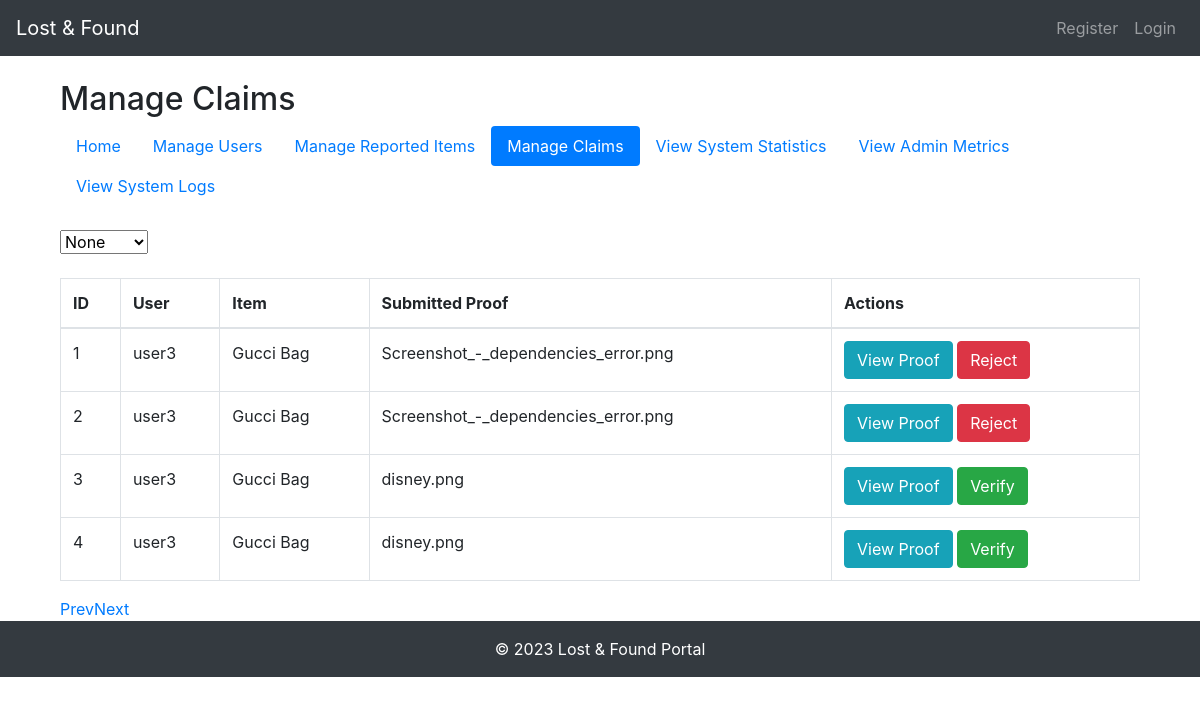
/manage_claims, run on the app's committed database.
### models.py (models this page shows, shortened)
class Claim(db.Model):
    id = db.Column(db.Integer, primary_key=True)
    item_id = db.Column(db.Integer, db.ForeignKey('item.id'))
    user_id = db.Column(db.Integer, db.ForeignKey('user.id'))
    claim_status = db.Column(db.String(50))
    submitted_proof = db.Column(db.String(200))
    item = db.relationship('Item', back_populates='claims')
    user = db.relationship('User', back_populates='claims')

class User(UserMixin, db.Model):
    id = db.Column(db.Integer, primary_key=True)
    first_name = db.Column(db.String(80), unique=False, nullable=False)
    last_name = db.Column(db.String(80), unique=False, nullable=False)
    username = db.Column(db.String(80), unique=True, nullable=False)
    created_at = db.Column(db.DateTime, default=datetime.utcnow)
    email = db.Column(db.String(120), unique=True, nullable=False, index=True, info={'unique_constraint': 'uq_email'})
    phone = db.Column(db.String(20), unique=True, nullable=False)
    password = db.Column(db.String(128), nullable=False)
    is_admin = db.Column(db.Boolean, default=False)
    last_login = db.Column(db.DateTime, nullable=True)
    email_verified = db.Column(db.Boolean, nullable=False, default=False)
    items = db.relationship('Item', backref='reporter', lazy=True)
    profile_visibility = db.Column(db.String(50), default='public', nullable=False)
    sent_messages = db.relationship('Message', foreign_keys='Message.sender_id', backref='sender', lazy='dynamic')
    received_messages = db.relationship('Message', foreign_keys='Message.receiver_id', backref='receiver',
                                        lazy='dynamic')
    claims = db.relationship('Claim', back_populates='user')
    PROFILE_VISIBILITY_CHOICES = ['public', 'private']

class Item(db.Model):
    id = db.Column(db.Integer, primary_key=True)
    name = db.Column(db.String(100), nullable=False, index=True)  # Added index
    description = db.Column(db.String(300), nullable=False, index=True)  # Added index
    category = db.Column(db.String(100), nullable=False, index=True)  # Added index
    location = db.Column(db.String(200), nullable=False, index=True)  # Added index
    time = db.Column(db.DateTime, nullable=False, default=datetime.utcnow)
    created_at = db.Column(db.DateTime, nullable=False, default=datetime.utcnow)
    type = db.Column(db.String(10), nullable=False, index=True)  # This will store values "lost" or "found"
    image_file = db.Column(db.String(20), nullable=True, default='default.jpg')
    user_id = db.Column(db.Integer, db.ForeignKey('user.id'), nullable=False)
    claims = db.relationship('Claim', back_populates='item')

### app.py (the view)
@app.route('/manage_claims')
def manage_claims():
    print(request.args.get('status'))
    page = request.args.get('page', 1, type=int)
    status = request.args.get('status', None)
    if status == 'Verified' or status == 'Rejected' or status == 'Pending':
        claims = Claim.query.filter_by(claim_status=status).paginate(page=page, per_page=10)
    else:
        claims = Claim.query.paginate(page=page, per_page=10)
    return render_template('manage_claims.html', claims=claims, active_page='manage_claims', status=status)

### app.py (called while the page is built)
@app.before_request
def make_session_permanent():
    session.permanent = True
    app.permanent_session_lifetime = timedelta(minutes=15)
    session.modified = True

@app.before_request
def before_request():
    if current_user.is_authenticated:
        g.unread_messages_count = Message.query.filter_by(receiver_id=current_user.id, is_read=False).count()
    else:
        g.unread_messages_count = 0

@app.context_processor
def inject_unread_messages_count():
    if current_user.is_authenticated:
        unread_messages_count = Message.query.filter_by(receiver_id=current_user.id, is_read=False).count()
    else:
        unread_messages_count = 0
    return dict(unread_messages_count=unread_messages_count)

### templates/manage_claims.html (shortened to what this page needs)
{% extends "base.html" %}
{% block content %}
<div class="container mt-4">
    <h2>Manage Claims</h2>
    {% include 'admin_navbar.html' %}
    <form class="mb-4" action="{{ url_for('manage_claims') }}" method="get">
        <select name="status" onchange="this.form.submit()" class="form-select">
            <option value="">{{status}}</option>
        </select>
    </form>
    <table class="table table-bordered table-hover">
        <thead>
        <tr>
            <th>ID</th>
            <th>User</th>
            <th>Item</th>
            <th>Submitted Proof</th>
            <th>Actions</th>
        </tr>
        </thead>
        <tbody>
        {% for claim in claims.items %}
        <tr>
            <td>{{ claim.id }}</td>
            <td>{{ claim.user.username }}</td>
            <td>{{ claim.item.name }}</td>
            <td>{{ claim.submitted_proof }}</td>
            <td>
                {% if claim.submitted_proof %}
                <a href="{{ url_for('uploaded_file', filename=claim.submitted_proof) }}" target="_blank"
                   class="btn btn-info">View Proof</a>
                {% endif %}
                {% if claim.claim_status != 'Verified' %}
                <form method="post" action="{{ url_for('verify_claim', claim_id=claim.id) }}" class="d-inline-block">
                    <button type="submit" class="btn btn-success">Verify</button>
                </form>
                {% endif %}
                {% if claim.claim_status == 'Verified' %}
                <form method="post" action="{{ url_for('reject_claim', claim_id=claim.id) }}" class="d-inline-block">
                    <button type="submit" class="btn btn-danger">Reject</button>
                </form>
                {% endif %}
            </td>
        </tr>
        {% endfor %}
        </tbody>
    </table>
    <div class="pagination">
        <a href="{{ url_for('manage_claims', page=claims.prev_num) }}"
           class="{{ 'disabled' if not claims.has_prev }}">Prev</a>
        <a href="{{ url_for('manage_claims', page=claims.next_num) }}"
           class="{{ 'disabled' if not claims.has_next }}">Next</a>
    </div>
</div>
{% endblock %}

### templates/base.html (shortened to what this page needs)
<!DOCTYPE html>
<html lang="en">
<head>
    <link rel="stylesheet" href="https://maxcdn.bootstrapcdn.com/bootstrap/4.5.2/css/bootstrap.min.css">
    <link rel="stylesheet" href="https://cdnjs.cloudflare.com/ajax/libs/font-awesome/5.15.3/css/all.min.css">
    <link rel="stylesheet" href="../static/css/styles.css">
</head>
<body>
<nav class="navbar navbar-expand-lg navbar-dark bg-dark sticky-top">
    <a class="navbar-brand" href="/">Lost & Found</a>
    <div class="collapse navbar-collapse" id="navbarNav">
        <ul class="navbar-nav ml-auto">
            {% if current_user.is_authenticated %}
            <li class="nav-item">
                <a class="nav-link" href="{{ url_for('all_conversations') }}">
                    <i class="fas fa-comment"></i>
                    {% if g.unread_messages_count > 0 %}
                    <span id="notificationBadge" class="badge badge-danger">{{ g.unread_messages_count }}</span>
                    {% endif %}
                </a>
            </li>
            <li class="nav-item">
                <a class="nav-link" href="{{ url_for('dashboard') }}">Dashboard
                </a>
            </li>
            <li class="nav-item">
                <a class="nav-link" href="{{ url_for('logout') }}">Logout</a>
            </li>
            {% else %}
            <li class="nav-item">
                <a class="nav-link" href="{{ url_for('register') }}">Register</a>
            </li>
            <li class="nav-item">
                <a class="nav-link" href="{{ url_for('login') }}">Login</a>
            </li>
            {% endif %}
        </ul>
    </div>
</nav>
<main class="container mt-4">
    {% block content %}{% endblock %}
</main>
<footer class="footer mt-auto py-3 bg-dark text-white">
    <div class="container text-center">
        <span>&copy; 2023 Lost & Found Portal</span>
    </div>
</footer>
</body>
</html>

### templates/admin_navbar.html
<div class="mb-4">
    <nav class="nav nav-pills">
        <a class="nav-link {{ 'active' if active_page == 'admin_dashboard' else '' }}"
           href="{{ url_for('admin_dashboard') }}">Home</a>
        <a class="nav-link {{ 'active' if active_page == 'manage_users' else '' }}"
           href="{{ url_for('manage_users') }}">Manage Users</a>
        <a class="nav-link {{ 'active' if active_page == 'manage_items' else '' }}"
           href="{{ url_for('manage_items') }}">Manage Reported Items</a>
        <a class="nav-link {{ 'active' if active_page == 'manage_claims' else '' }}"
           href="{{ url_for('manage_claims') }}">Manage Claims</a>
        <a class="nav-link {{ 'active' if active_page == 'statistics' else '' }}" href="{{ url_for('statistics') }}">View
            System Statistics</a>
        <a class="nav-link {{ 'active' if active_page == 'admin_metrics' else '' }}"
           href="{{ url_for('admin_metrics') }}">View Admin Metrics</a>
        <a class="nav-link {{ 'active' if active_page == 'logs_and_audits' else '' }}" href="{{ url_for('logs_and_audits') }}">View
            System Logs</a>
    </nav>
</div>

### data on the page
Claim: id "1", user.username "user3", item.name "Gucci Bag", submitted_proof "Screenshot_-_dependencies_error.png"
Claim: id "2", user.username "user3", item.name "Gucci Bag", submitted_proof "Screenshot_-_dependencies_error.png"
Claim: id "3", user.username "user3", item.name "Gucci Bag", submitted_proof "disney.png"
Claim: id "4", user.username "user3", item.name "Gucci Bag", submitted_proof "disney.png"

### other printed values
form field status "None"
